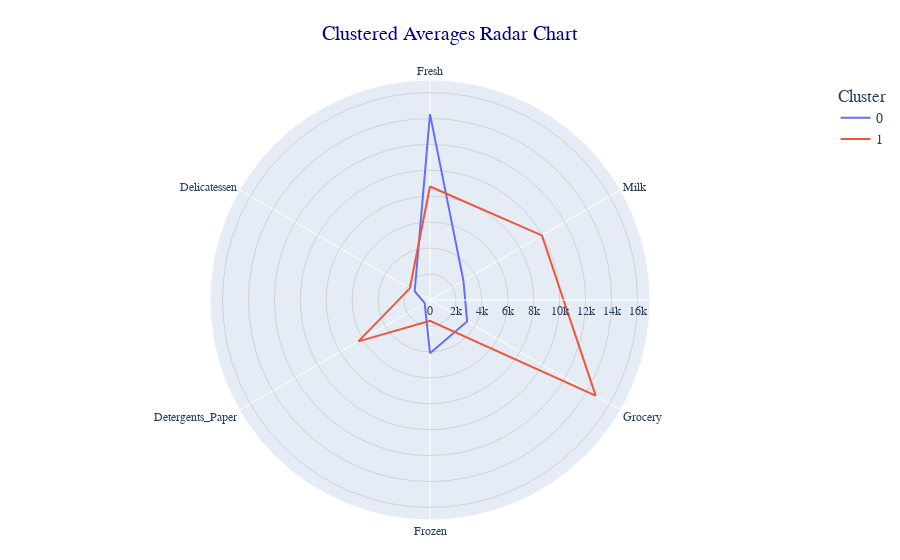

This figure's notebook cell:
### Code cell
# Write your code here
fig = px.line_polar(df_closed, r='Average', theta='Category', color='Cluster', line_close=False,
                    title='Radar Chart of Clustered Averages')

# Set layout
fig.update_layout(
    polar=dict(
        radialaxis=dict(
            visible=True,
            range=[0, df_closed['Average'].max() * 1.15],
            tickfont=dict(size=12),
            gridcolor='lightgrey',
            gridwidth=1
        ),
        angularaxis=dict(
            tickfont=dict(size=12),
            rotation=90,
            direction='clockwise',
        )
    ),
    title=dict(
        text='Clustered Averages Radar Chart',
        font=dict(size=20, family='Verdana', color='darkblue'),
        x=0.5,
        xanchor='center'
    ),
    legend=dict(
        title='Cluster',
        font=dict(size=14),
        bgcolor='rgba(0,0,0,0)'
    ),
    font=dict(family='Arial', size=13),
    margin=dict(l=40, r=40, t=80, b=40)
)

fig.show()

### Figure 1 — Plotly figure (JSON) as saved in the notebook; plotly's stock layout.template omitted (floating-point values rounded to 4 significant figures)
{"data": [{"hovertemplate": "Cluster=0<br>Average=%{r}<br>Category=%{theta}<extra></extra>", "legendgroup": "0", "line": {"color": "#636efa", "dash": "solid"}, "marker": {"symbol": "circle"}, "mode": "lines", "name": "0", "r": [14340.0, 2977.0, 3307.0, 4099.0, 475.0, 1363.0, 14340.0], "showlegend": true, "subplot": "polar", "theta": ["Fresh", "Milk", "Grocery", "Frozen", "Detergents_Paper", "Delicatessen", "Fresh"], "type": "scatterpolar"}, {"hovertemplate": "Cluster=1<br>Average=%{r}<br>Category=%{theta}<extra></extra>", "legendgroup": "1", "line": {"color": "#EF553B", "dash": "solid"}, "marker": {"symbol": "circle"}, "mode": "lines", "name": "1", "r": [8752.0, 9964.0, 14750.0, 1606.0, 6375.0, 1795.0, 8752.0], "showlegend": true, "subplot": "polar", "theta": ["Fresh", "Milk", "Grocery", "Frozen", "Detergents_Paper", "Delicatessen", "Fresh"], "type": "scatterpolar"}], "layout": {"autosize": true, "font": {"family": "Arial", "size": 13}, "legend": {"bgcolor": "rgba(0, 0, 0, 0)", "font": {"size": 14}, "title": {"text": "Cluster"}, "tracegroupgap": 0}, "margin": {"b": 40, "l": 40, "r": 40, "t": 80}, "polar": {"angularaxis": {"direction": "clockwise", "rotation": 90, "tickfont": {"size": 12}, "type": "category"}, "domain": {"x": [0, 1], "y": [0, 1]}, "radialaxis": {"autorange": false, "gridcolor": "lightgrey", "gridwidth": 1, "range": [0, 16960.0], "tickfont": {"size": 12}, "type": "linear", "visible": true}}, "title": {"font": {"color": "darkblue", "family": "Verdana", "size": 20}, "text": "Clustered Averages Radar Chart", "x": 0.5, "xanchor": "center"}}}
